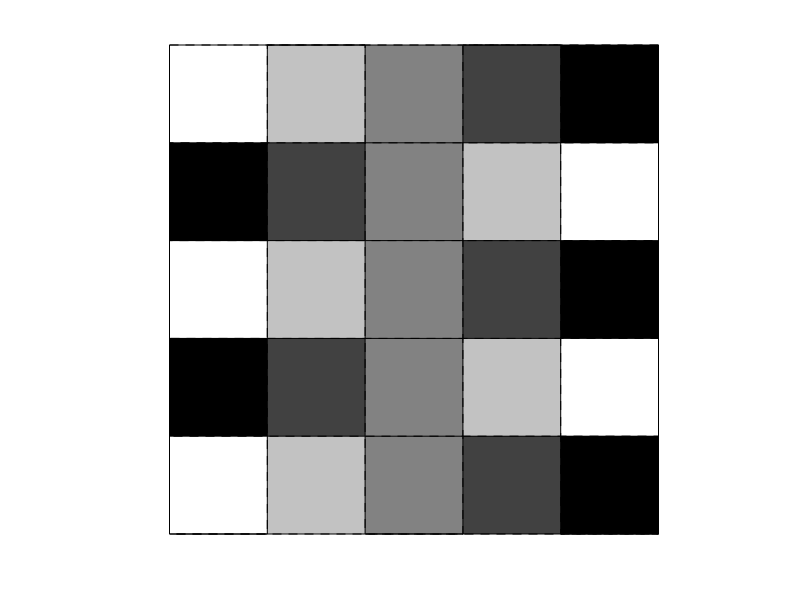

Source code (MATLAB):
clear all
clc
N=0;
N = input(sprintf('size\n',N));
   for row=1:1:N
       if (mod(row,2)==0)
        for t=1:1:N
        if (t==1)
            A(row,1)=0;
        elseif (t==N)
                A(row,N)=1;
        else
            A(row,t)=(t-1)/(N-1);
        end
        end
       else
           for c=1:1:N
         if (c==1)
            A(row,1)=1;
        elseif (c==N)
                A(row,N)=0;
        else
            A(row,c)=1-((c-1)/(N-1));
        end
           end  
       end
   end
A;
imshow(A,'InitialMagnification','fit')

%Taken from this website:
%http://blogs.mathworks.com/steve/2011/02/17/pixel-grid/
h = findobj(gcf,'type','image');
xdata = get(h, 'XData');
ydata = get(h, 'YData');
M = size(get(h,'CData'), 1);
N = size(get(h,'CData'), 2);
if M > 1
    pixel_height = diff(ydata) / (M-1);
else
    % Special case. Assume unit height.
    pixel_height = 1;
end

if N > 1
    pixel_width = diff(xdata) / (N-1);
else
    % Special case. Assume unit width.
    pixel_width = 1;
end

y_top = ydata(1) - (pixel_height/2);
y_bottom = ydata(2) + (pixel_height/2);
y = linspace(y_top, y_bottom, M+1);
x_left = xdata(1) - (pixel_width/2);
x_right = xdata(2) + (pixel_width/2);
x = linspace(x_left, x_right, N+1);
imshow(A, 'InitialMagnification', 'fit')
hold on
plot([x(3) x(3)], [y(1) y(end)], 'r', 'LineWidth', 2)
hold off
xv = zeros(1, 2*numel(x));
xv(1:2:end) = x;
xv(2:2:end) = x;

yv = repmat([y(1) ; y(end)], 1, numel(x));
yv(:,2:2:end) = flipud(yv(:,2:2:end));

xv = xv(:);
yv = yv(:);

imshow(A, 'InitialMagnification', 'fit')
hold on
plot(xv, yv, 'r', 'LineWidth', 2, 'Clipping', 'off')
hold off
title('Vertical pixel edges')
yh = zeros(1, 2*numel(y));
yh(1:2:end) = y;
yh(2:2:end) = y;

xh = repmat([x(1) ; x(end)], 1, numel(y));
xh(:,2:2:end) = flipud(xh(:,2:2:end));

xh = xh(:);
yh = yh(:);

imshow(A, 'InitialMagnification', 'fit')
hold on
plot(xh, yh, 'r', 'LineWidth', 2, 'Clipping', 'off')
hold off
title('Horizontal pixel edges')
h = imshow(A, 'InitialMagnification', 'fit');
ax = ancestor(h, 'axes');
line('Parent', ax, 'XData', xh, 'YData', yh, ...
    'Color', 'r', 'LineWidth', 2, 'Clipping', 'off');
line('Parent', ax, 'XData', xv, 'YData', yv, ...
    'Color', 'r', 'LineWidth', 2, 'Clipping', 'off');
title('All pixel edges')
dark = [0 0 0];
light = [0 0 0];
h = imshow(A, 'InitialMagnification', 'fit');
ax = ancestor(h, 'axes');
line('Parent', ax, 'XData', xh, 'YData', yh, ...
    'Color', dark, 'LineStyle', '-', 'Clipping', 'off');
line('Parent', ax, 'XData', xh, 'YData', yh, ...
    'Color', light, 'LineStyle', '--', 'Clipping', 'off');
line('Parent', ax, 'XData', xv, 'YData', yv, ...
    'Color', dark, 'LineStyle', '-', 'Clipping', 'off');
line('Parent', ax, 'XData', xv, 'YData', yv, ...
    'Color', light, 'LineStyle', '--', 'Clipping', 'off');